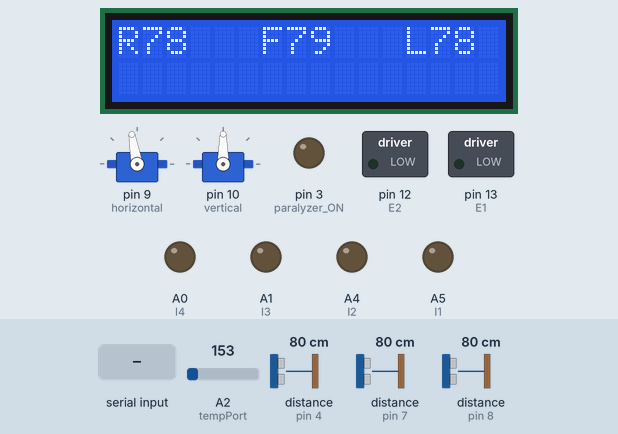
Simulated run of this sketch. Board: Arduino Mega 2560, built with avr-gcc and run on an emulated ATmega2560. On the bench: 16×2 character LCD, 2 × servo, switched loads named in the sketch (green lamp = pin HIGH), output pins drawn as LEDs (lit = HIGH). Wiring (inferred from the names in the program): 3 × ultrasonic range finder: trigger pin 5, echo pin 4 / trigger pin 6, echo pin 7 / trigger pin 11, echo pin 8. Dashed ring = blinking. Inputs (shaded band) come from the test bench; at power-on: distance to the obstacle (sensors on pin 8, pin 4, pin 7) 80 cm, A2 (tempPort) = 153. The echo pulse lasts 58.3 µs per cm; pins used as bus, display or sensor lines are not drawn; what the sketch prints to the serial monitor is not drawn.

Above: at 1.6 s.
1.7 s: byte 69 ('E') received over Serial
At 2.5 s:
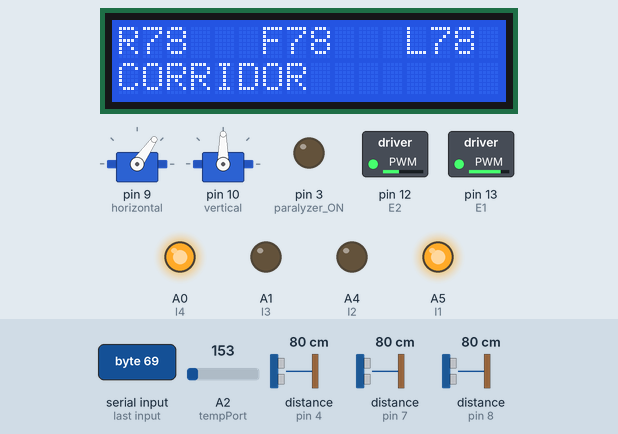
4.1 s: byte 66 ('B') received over Serial
At 5.01 s:
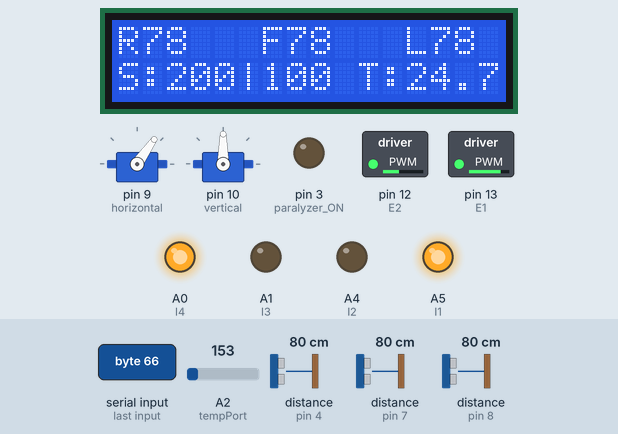
7.1 s: distance to the obstacle (sensor on pin 8) set to 73 cm
At 7.98 s:
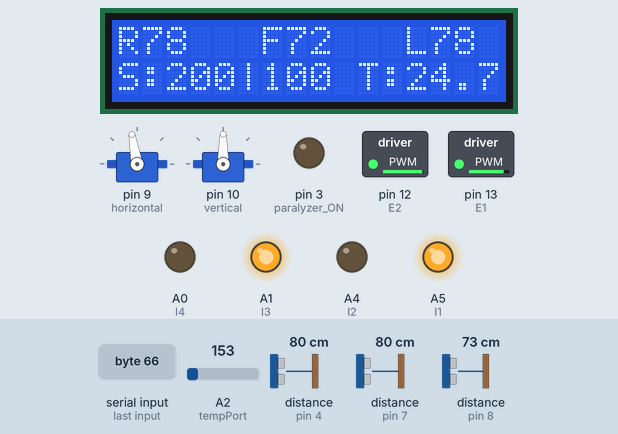
9.6 s: distance to the obstacle (sensor on pin 4) set to 77 cm
At 9.8 s:
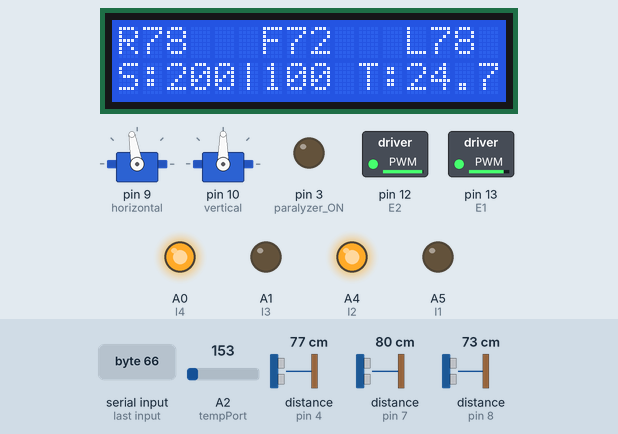
11.3 s: "S" received over Serial
At 11.51 s:
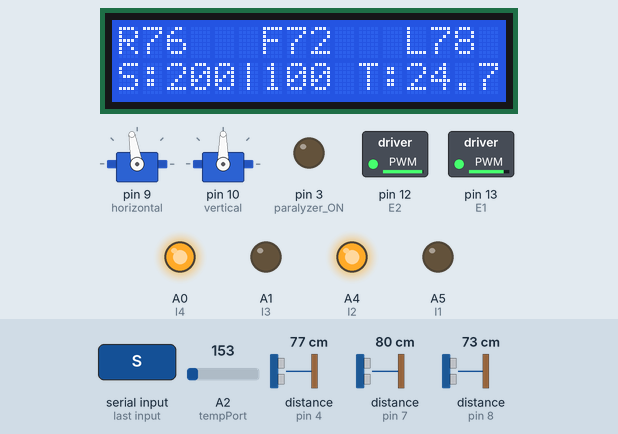
12.8 s: byte 52 ('4') received over Serial
At 13.76 s:
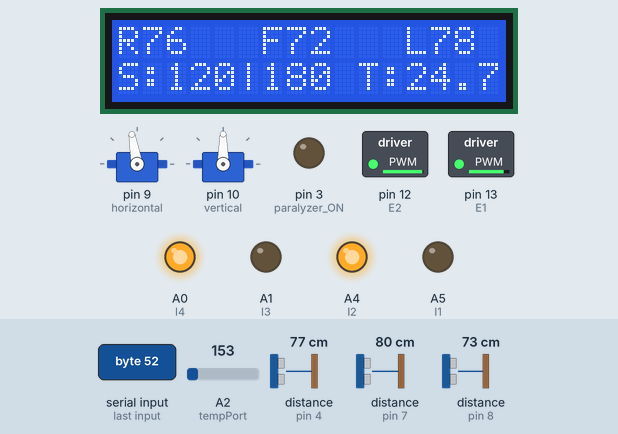
Timing chart, 0 to 15.3 s (numbered marks = the images above; inputs shaded):
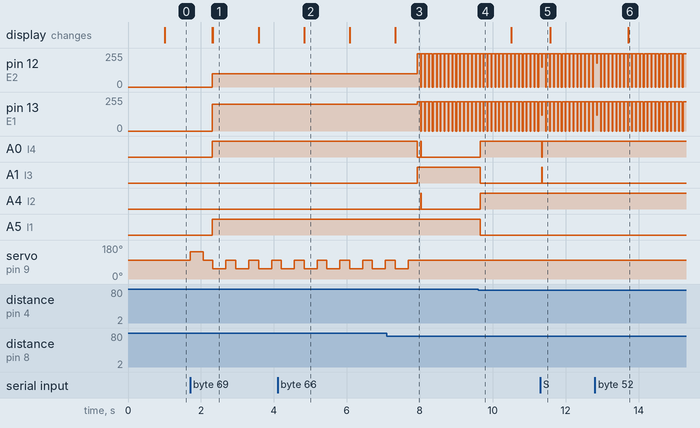

The sketch:

car.ino
```cpp
#include <TimedAction.h>
#include <Utility.h>
#include <LiquidCrystal.h>
#include <Servo.h>
#include <QueueArray.h>
#include "enums.h"

LiquidCrystal lcd(32, 30, 28, 26, 24, 22); // Creates an LCD object. Parameters: (rs, enable, d4, d5, d6, d7)
Servo horizontalS, verticalS;

#define echoPin 8  // for ultrasonic senzor
#define trigPin 11 // for ultrasonic senzor
#define echoPinLeft 7  // for ultrasonic senzor
#define trigPinLeft 6 // for ultrasonic senzor
#define echoPinRight 4  // for ultrasonic senzor
#define trigPinRight 5 // for ultrasonic senzor
#define horizontal 9  // horizontal servo
#define vertical 10   // vertical servo
#define E2 12   // Enable Pin for motor 2
#define E1 13   // Enable Pin for motor 1

#define I4 A0   // Control pin 2 for motor 2
#define I3 A1   // Control pin 1 for motor 2
#define tempPort A2
#define I2 A4   // Control pin 2 for motor 1
#define I1 A5   // Control pin 1 for motor 1

#define HITDISTANCE 50 // stop [cm]
#define TIME_CHECK_DIST 100 // interval [ms]

bool movingForward = false;
bool ver = false;
bool hor = false;
int verPos = 90;
int horPos = 100;
int distanceFront;
int distanceLeft;
int distanceRight;
float temperature;
char cNEW;
int correctRightVal = 30;
int correctLeftVal = 0;
bool followVall = false;
unsigned long time;
bool enableLookAround = false;
int speedLeft = 200;
int speedRight = 100;
bool paralyzerState = false;
bool autoExploModeOn = false;
bool debugModeOn = true;
enum_direction eDir = DSTOP;

int getDist()
{
	long duration;
	digitalWrite(11, LOW);
	delayMicroseconds(2);
	digitalWrite(11, HIGH);
	delayMicroseconds(10);
	digitalWrite(11, LOW);
	duration = pulseIn(8, HIGH);
	return duration * 0.017;
}
int getDistLeft()
{
	long durationLeft;
	digitalWrite(6, LOW);
	delayMicroseconds(2);
	digitalWrite(6, HIGH);
	delayMicroseconds(10);
	digitalWrite(6, LOW);
	durationLeft = pulseIn(7, HIGH);
	return durationLeft * 0.017;
}
int getDistRight()
{
	long durationRight;
	digitalWrite(5, LOW);
	delayMicroseconds(2);
	digitalWrite(5, HIGH);
	delayMicroseconds(10);
	digitalWrite(5, LOW);
	durationRight = pulseIn(4, HIGH);
	return durationRight * 0.017;
}

// create multi-threaded triggers with constrained execution frequency
TimedAction frontDistanceThread = TimedAction(TIME_CHECK_DIST, getDist);
TimedAction leftDistanceThread = TimedAction(TIME_CHECK_DIST, getDistLeft);
TimedAction rightDistanceThread = TimedAction(TIME_CHECK_DIST, getDistRight);
TimedAction printOnDisplayThread = TimedAction(1000, refreshDisplay);


void setup()
{
	// Initializes the interface to the LCD screen, and specifies
	// the dimensions (width and height) of the display
	lcd.begin(16,2);
	Serial.begin(9600); // init serial port
	// set modes to pins for speed of left & right motors
	pinMode(E1, OUTPUT);
	pinMode(E2, OUTPUT);
	// attach front sonar servos
	horizontalS.attach(horizontal);
	verticalS.attach(vertical);
	// init front sonar to look straight ahead
	init_servos();

	// set modes to pins for direction of all 4 motors
	pinMode(I1, OUTPUT);
	pinMode(I2, OUTPUT);
	pinMode(I3, OUTPUT);
	pinMode(I4, OUTPUT);
	pinMode(3, OUTPUT); // paralyzer ON / OFF
	// sonar: trigger sends, echo receives
	pinMode(trigPin, OUTPUT);
	pinMode(echoPin, INPUT);
	pinMode(trigPinLeft, OUTPUT);
	pinMode(echoPinLeft, INPUT);
	pinMode(trigPinRight, OUTPUT);
	pinMode(echoPinRight, INPUT);
}

void loop()
{
	handleBluetooth(); // process bluetooth input signal
	checkDistance();
	printOnDisplayThread.check();

	if (distanceFront < HITDISTANCE && eDir == DFRONT)
    brake();

	if (autoExploModeOn)
		step_ae();
}

void handleBluetooth()
{
	cNEW = 0;
	if (Serial.available() > 0)
	{
		cNEW = Serial.read();
		switch (cNEW)
		{
			case 'W': { moveForward(); time = millis(); break; }
			case 'S': { moveBack(); break; }
			case 'A': { turnLeft(); break; }
			case 'D': { turnRight(); break; }
			case 'Q': { brake(); break; }

			case 'O': { handleParalyzer(); break; }
			case 'X': { enableLookAround = false; break; }

			case '1': { speedUP(); break; }
			case '2': { speedDOWN(); break; }
			case '3': { correctLeft(); break; }
			case '4': { correctRight(); break; }

			case 'N': { turnLeftParam(550); break; }
			case 'M': { turnRightParam(550); break; }
			case 'E': {
						  if (!autoExploModeOn)
							  init_ae();
						  else
							  brake();
						  autoExploModeOn = !autoExploModeOn;
						  break;
					  }
			case 'B': { debugModeOn = !debugModeOn; break; }

			default : { brake(); break; }
		}
	}
}

void lookAround()
{
	if (hor) //horizontal lookAround for servo
	{
		horizontalS.write(horPos -= 2);
		if (horPos < 75)
		{
			hor = false;
		}
	}
	else
	{
		horizontalS.write(horPos += 2);
		if (horPos > 115)
		{
			hor = true;
		}
	}
}

void printDistance()
{
	// Sets the location at which subsequent text written to the LCD will be displayed
	lcd.setCursor(0,0);
	lcd.print("R"); // Prints string "Distance" on the LCD
	if(distanceRight < 999)
	{
		lcd.print(distanceRight);
		lcd.print("   ");
	}
	else
	{
		lcd.print("INF   ");
	}
	lcd.setCursor(6,0);
	lcd.print("F");
	if(distanceFront < 999)
	{
		lcd.print(distanceFront);
		lcd.print("    ");
	}
	else
	{
		lcd.print("INF   ");
	}
	lcd.setCursor(12,0);
	lcd.print("L");
	if(distanceLeft < 999)
	{
		lcd.print(distanceLeft);
		lcd.print("    ");
	}
	else
	{
		lcd.print("INF     ");
	}
}

void printSpeedAndTemperature()
{
	lcd.setCursor(0,1);
	lcd.print("S:");
	lcd.print(speedLeft);
	lcd.print("|");
	lcd.print(speedRight);
	lcd.print(" T:");
	lcd.print(temperature);
}

int refreshDisplay()
{
	printDistance();
	if (!debugModeOn)
		printSpeedAndTemperature();

	return 1;
}
```

autoexplo.ino
```cpp
#define SD 75 // stop distance [cm]
#define TA 15 // single step of turnaround [degrees]
#define OOR 2500 // low bound for Out Of Range signal [cm]
#define OWD 150 // optimal wall distance [cm]
#define MTA 3 // minimal turn angle [degrees]
#define Q_SIZE 7 // size of the analyzed sequence of

enum_state state = IDLE;
enum_side wallside = LEFT;
int FD = 0;
int FSD = SD + 1; // for first step (value is used from previous step)
int LD = 0;
int RD = 0;
QueueArray <int> Q;

void init_ae()
{
	init_servos();
}

void step_ae()
{
	FD = distanceFront;
	LD = distanceLeft;
	RD = distanceRight;

	switch(state) {
		case IDLE: findDirection(); Serial.println("findDirection"); break;
		case EXPLORE: explore(); Serial.println("explore"); break;
		default: writeToDisplay(1, "WTF?! SWITCH FAILED ~ O.o"); break;
	}
}

void findDirection()
{
	if ((FD > SD && FD > min(LD, RD)) || min(FD, min(LD, RD)) > OOR)
		state = EXPLORE;
	else
		turnStep(true);
}

void explore()
{
  checkCloserSideFSD();
  if (FSD <= SD)
    turnStep(true);

	if (FD <= SD)
	{
		brake();
		state = IDLE;
	}
	else
	{
		if (max(LD, RD) < OOR)
    {
			passCorridor();
    }
		else
			if (min(LD, RD) < OOR)
      {
				followWall();
      }
			else
				moveForward();
	}
}

void passCorridor()
{
	if (debugModeOn)
		writeToDisplay(1, "CORRIDOR            ");

	push(abs(LD-RD));

	if (full() && grows())
	{
		writeToDisplay(1, "CORRIDOR - GROWS");
		turnStep(false); // true = turn, false => steer
		empty();
	}
	moveForward();
}

void followWall()
{
	int WD; // wall distance

	if (debugModeOn)
		writeToDisplay(1, "WALL                  ");

	if (LD < RD)
	{
		WD = LD;
		wallside = LEFT;
	}
	else
	{
		WD = RD;
		wallside = RIGHT;
	}

	push(abs(WD-OWD));

	if (WD < 1 || WD > 2)
	{
		if (full() && grows())
		{
			writeToDisplay(1, "WALL - GROWS");
			brake();
			state = IDLE;
			if (WD < 1)
				//turn(opposite(wallside), MTA);
				steer(opposite(wallside), MTA);
			else
				//turn(wallside, MTA);
				steer(wallside, MTA);
			empty();
			moveForward();
		}
		else
			moveForward();
	}
	else
		moveForward();
}

void push(int value)
{
	if (full())
		Q.dequeue();
	Q.enqueue(value);
}

bool full()
{
	if (Q.count() == Q_SIZE)
		return true;
	else
		return false;
}

bool grows()
{
	int incr = 0, decr = 0, curr = 0, prev = 0;

	for (int i = 0; i < Q.count(); i++)
	{
		curr = Q.dequeue();
		if (curr > prev)
			incr++;
		else
			decr++;
		Q.enqueue(curr);
		prev = curr;
	}

	Serial.print("inc > dec = ");
	Serial.print(incr > decr);
	Serial.print(" | ");
	Serial.print(incr);
	Serial.print("-");
	Serial.print(decr);
	Serial.println("");
	return (incr > decr);
}

void empty()
{
	int d;
	Serial.print("emptying queue with size ");
	Serial.println(Q.count());
	while (!Q.isEmpty())
	{
		d = Q.dequeue();
		Serial.print(d);
		Serial.print(" ");
	}
	Serial.println("");
}

void turnStep(bool turning)
{
	enum_side turnside;

	if (LD > RD)
		turnside = LEFT;
	else
		turnside = RIGHT;

	if (turning)
		turn(turnside, TA);
	else
		steer(turnside, TA);
}

enum_side opposite(enum_side input)
{
	if (input == LEFT)
		return RIGHT;
	else
		return LEFT;
}

int check_side(enum_side input)
{
  int result;

  if (input == LEFT)
  {
    horizontalS.write(horPos+45);
    delay(250);
    result = getDist();
  }
  else
  {
    horizontalS.write(horPos-45);
    delay(250);
    result = getDist();
  }
  delay(100);

  horizontalS.write(horPos);
  delay(250);

  return result;
}

void checkCloserSideFSD()
{
  // measure front side distance
  if (LD > RD)
    FSD = check_side(LEFT);
  else
    FSD = check_side(RIGHT);
}
```

enums.h
```cpp
enum enum_state {
	IDLE,
	EXPLORE,
};

enum enum_side {
	LEFT,
	RIGHT
};

enum enum_direction {
  DLEFT,
  DRIGHT,
  DFRONT,
  DBACK,
  DSTOP
};
```

routines.ino
```cpp
void init_servos()
{
	horizontalS.write(horPos); // middle of range
	verticalS.write(verPos); // middle of range
}

// fuctions for threads for distance calculation
void brake()
{
  eDir = DSTOP;
	Serial.println("brake");
	digitalWrite(I1, HIGH);
	digitalWrite(I2, HIGH);
	digitalWrite(I3, HIGH);
	digitalWrite(I4, HIGH);
}

//delay 550ms = 90 stupnov
//otacanie na mieste .. parameter urci cas teda stupne
void turnLeftParam(int degree)
{
	int time = (degree * 6.1);

	Serial.println("Turn Left");
	//movingForward
	analogWrite(E1, 220);
	analogWrite(E2, 250);

	digitalWrite(I1, LOW);
	digitalWrite(I2, HIGH);
	digitalWrite(I3, LOW);
	digitalWrite(I4, HIGH);

	delay(time);
	analogWrite(E1, LOW);
	analogWrite(E2, LOW);
}

void turnRightParam(int degree)
{
	int time = (degree * 6.1);

	Serial.println("Turn Right");
	movingForward = false;
	analogWrite(E1, 220);
	analogWrite(E2, 250);

	digitalWrite(I1, HIGH);
	digitalWrite(I2, LOW);
	digitalWrite(I3, HIGH);
	digitalWrite(I4, LOW);

	delay(time);
	analogWrite(E1, LOW);
	analogWrite(E2, LOW);
}

void moveForward()
{
  eDir = DFRONT;
	Serial.println("Move forward");
	enableLookAround = true;
	movingForward = true;
	speedLeft = 200;
	speedRight = 100;
	analogWrite(E1, speedLeft);
	analogWrite(E2, speedRight);
	digitalWrite(I1, HIGH);
	digitalWrite(I2, LOW);
	digitalWrite(I3, LOW);
	digitalWrite(I4, HIGH);
}

void moveBack()
{
  eDir = DBACK;
	Serial.println("Move Back");
	speedLeft = 120;
	speedRight = 150;
	movingForward = false;
	analogWrite(E1, speedLeft);
	analogWrite(E2, speedRight);
	digitalWrite(I1, LOW);
	digitalWrite(I2, HIGH);
	digitalWrite(I3, HIGH);
	digitalWrite(I4, LOW);
}

void turnLeft()
{
  eDir = DLEFT;
	Serial.println("Spin Left");
	movingForward = false;
	analogWrite(E1, speedLeft);
	analogWrite(E2, speedRight);

	digitalWrite(I1, LOW);
	digitalWrite(I2, HIGH);
	digitalWrite(I3, LOW);
	digitalWrite(I4, HIGH);
}

void turnRight()
{
  eDir = DRIGHT;
	Serial.println("Spin Right");
	movingForward = false;
	analogWrite(E1, speedLeft);
	analogWrite(E2, speedRight);

	digitalWrite(I1, HIGH);
	digitalWrite(I2, LOW);
	digitalWrite(I3, HIGH);
	digitalWrite(I4, LOW);
}

void correctLeft()
{
	speedLeft += 30;
	analogWrite(E1, speedLeft);
	analogWrite(E2, speedRight);
}

void correctRight()
{
	speedRight += 30;
	analogWrite(E1, speedLeft);
	analogWrite(E2, speedRight);
}

void speedUP()
{
	if (speedLeft < 225 && speedRight < 225)
	{
		speedRight += 30;
		speedLeft += 30;
	}
	analogWrite(E1, speedLeft);
	analogWrite(E2, speedRight);
}

void speedDOWN()
{
	if (speedLeft > 100 && speedRight > 100)
	{
		speedRight -= 30;
		speedLeft -= 30;
	}
	else
	{
		analogWrite(E1, LOW);
		analogWrite(E2, LOW);
	}
	analogWrite(E1, speedLeft);
	analogWrite(E2, speedRight);
}

void setSpeedMove(int _speed)
{
	if (_speed < 225)
	{
		speedRight = _speed;
		speedLeft = _speed + 30;
	}
	analogWrite(E1, speedLeft);
	analogWrite(E2, speedRight);
}

void handleParalyzer()
{
	if(paralyzerState)
	{
		Serial.println("Paralyzer OFF");
		digitalWrite(3, LOW);
		paralyzerState = false;
	}
	else
	{
		paralyzerState = true;
		Serial.println("Paralyzer ON");
		digitalWrite(3, HIGH);
	}
}

void checkDistance()
{
	int aktDistance = frontDistanceThread.check();
	if(aktDistance != 0)
		distanceFront = aktDistance;
	int aktDistanceL = leftDistanceThread.check();
	if(aktDistanceL != 0)
		distanceLeft = aktDistanceL;
	int aktDistanceR = rightDistanceThread.check();
	if(aktDistanceR != 0)
		distanceRight = aktDistanceR;

	temperature = measureTemperature();
}

float measureTemperature(){
	int senzorVal = analogRead(tempPort); // read data from silicon sensor
	float voltage = (senzorVal / 1024.0) * 5.0; // calculate voltage according to catalogue
	return (voltage - 0.5) * 100; // calculate temperature in [°C]
}

void writeToDisplay(int line, String msg)
{
	lcd.setCursor(0, line);
	lcd.print(msg);
}

void turn(enum_side direction, int angle)
{
	if (direction == LEFT)
		turnLeftParam(angle);
	else
		turnRightParam(angle);
}

void steer(enum_side direction, int angle)
{
	if (direction == LEFT)
	{
		speedRight += 50;
		analogWrite(E1, speedLeft);
		analogWrite(E2, speedRight);
		delay(angle*100);
		speedRight -= 50;
	}
	else
	{
		speedLeft += 50;
		analogWrite(E1, speedLeft);
		analogWrite(E2, speedRight);
		delay(angle*100);
		speedLeft -= 50;
	}
}
```

Measured:
- the behaviour switches between 77 and 76 cm on distance to the obstacle (sensor on pin 8) (found by bisection; images 2 and 3)
- the behaviour switches between 80 and 79 cm on distance to the obstacle (sensor on pin 4) (found by bisection; images 3 and 4)
- after the input at 1.7 s, pin 12 (E2): 0/255 → 100/255 after 0.61 s; pin 13 (E1): 0/255 → 200/255 after 0.61 s; A0 (I4), A5 (I1): LOW → HIGH after 0.61 s; servo on pin 9 (horizontal): 100° → 145° at once, then repeats every 0.63 s: 100° 0.27 s, 55° 0.36 s; the display: first changes after 0.61 s (image 1 shows a later state)
- after the input at 4.1 s, the display: changes after 0.73 s (image 2)
- after the input at 7.1 s, pin 12 (E2): alternates 250/255 for 0.09 s and 0/255 for 0.02 s, starting after 0.84 s; pin 13 (E1): alternates 220/255 for 0.09 s and 0/255 for 0.02 s, starting after 0.84 s
- after the input at 9.6 s, A0 (I4), A4 (I2): LOW → HIGH after 0.05 s; A1 (I3), A5 (I1): HIGH → LOW after 0.05 s
- after the input at 11.3 s, A0 (I4): HIGH → LOW after 0.05 s, → HIGH 0.02 s later; A1 (I3): LOW → HIGH after 0.05 s, → LOW 0.02 s later
- after the input at 12.8 s, the display: changes after 0.92 s (image 6)
